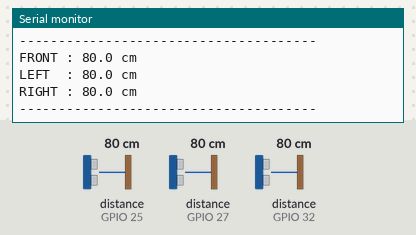
Bench run of a sketch on a simulated ESP32. Parts: the last lines printed to the serial monitor. Wiring (inferred from the names in the program): 3 × ultrasonic range finder: trigger GPIO 14, echo GPIO 27 / trigger GPIO 26, echo GPIO 25 / trigger GPIO 33, echo GPIO 32. Inputs (shaded band) come from the test bench; at power-on: distance to the obstacle (sensors on GPIO 25, GPIO 27, GPIO 32) 80 cm. The echo pulse lasts 58.3 µs per cm.

Above: at 1.4 s.
1.5 s: distance to the obstacle (sensor on GPIO 25) set to 2 cm
At 2.5 s:
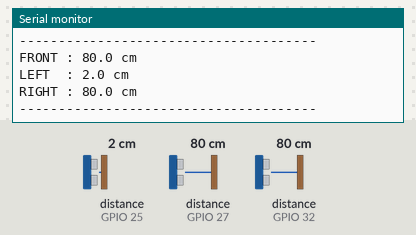
3.0 s: distance to the obstacle (sensor on GPIO 27) set to 2 cm
4.5 s: distance to the obstacle (sensor on GPIO 32) set to 2 cm
At 5.5 s:
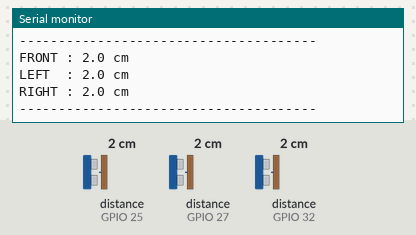
6.0 s: distance to the obstacle (sensor on GPIO 25) set to 4 cm
At 6.8 s:
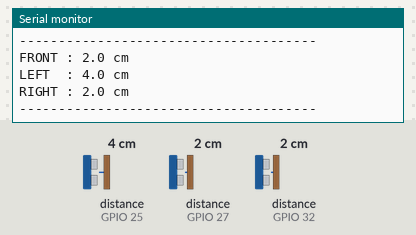
7.5 s: distance to the obstacle (sensor on GPIO 27) set to 4 cm
9.0 s: distance to the obstacle (sensor on GPIO 32) set to 4 cm
At 9.8 s:
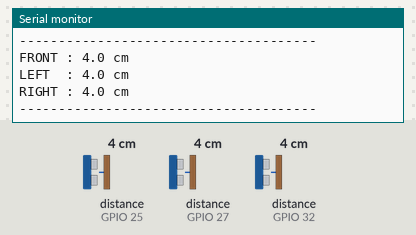
Timing chart, 0 to 11.5 s (numbered marks = the images above; inputs shaded):
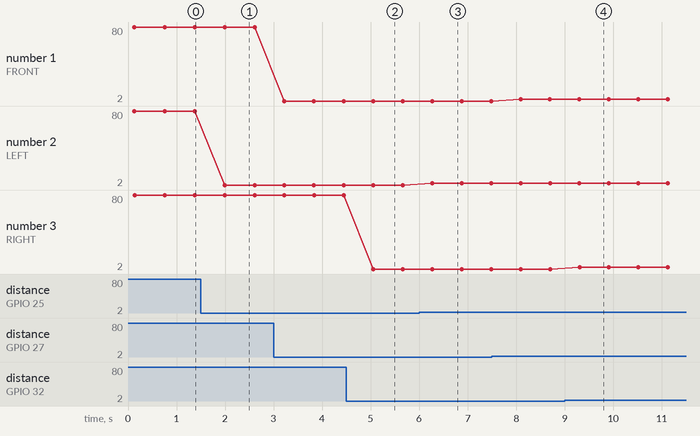

The sketch:

Ultrasonic_test_code.ino
```cpp
// ============================================================
// 3-ULTRASONIC SENSOR TEST
// ============================================================

// FRONT
#define FRONT_TRIG 14
#define FRONT_ECHO 27

// LEFT
#define LEFT_TRIG 26
#define LEFT_ECHO 25

// RIGHT
#define RIGHT_TRIG 33
#define RIGHT_ECHO 32

// Maximum time to wait for echo
#define ULTRASONIC_TIMEOUT 30000


// ============================================================
// READ ULTRASONIC DISTANCE
// ============================================================

float readDistance(int trigPin, int echoPin)
{
    // Make sure trigger is LOW
    digitalWrite(trigPin, LOW);
    delayMicroseconds(2);

    // Send 10 microsecond trigger pulse
    digitalWrite(trigPin, HIGH);
    delayMicroseconds(10);
    digitalWrite(trigPin, LOW);

    // Measure echo pulse
    unsigned long duration =
        pulseIn(
            echoPin,
            HIGH,
            ULTRASONIC_TIMEOUT
        );

    // No echo received
    if (duration == 0)
    {
        return -1;
    }

    // Calculate distance in cm
    float distance =
        (duration * 0.0343) / 2.0;

    return distance;
}


// ============================================================
// SETUP
// ============================================================

void setup()
{
    Serial.begin(115200);

    // --------------------------------------------------------
    // FRONT
    // --------------------------------------------------------

    pinMode(FRONT_TRIG, OUTPUT);
    pinMode(FRONT_ECHO, INPUT);

    // --------------------------------------------------------
    // LEFT
    // --------------------------------------------------------

    pinMode(LEFT_TRIG, OUTPUT);
    pinMode(LEFT_ECHO, INPUT);

    // --------------------------------------------------------
    // RIGHT
    // --------------------------------------------------------

    pinMode(RIGHT_TRIG, OUTPUT);
    pinMode(RIGHT_ECHO, INPUT);

    // Keep all trigger pins LOW
    digitalWrite(FRONT_TRIG, LOW);
    digitalWrite(LEFT_TRIG, LOW);
    digitalWrite(RIGHT_TRIG, LOW);

    Serial.println();
    Serial.println("======================================");
    Serial.println("     3 ULTRASONIC SENSOR TEST");
    Serial.println("======================================");

    Serial.println();
    Serial.println("Pin Configuration:");
    Serial.println("Front : TRIG = GPIO15 | ECHO = GPIO14");
    Serial.println("Left  : TRIG = GPIO26 | ECHO = GPIO25");
    Serial.println("Right : TRIG = GPIO33 | ECHO = GPIO32");

    Serial.println();
    Serial.println("Starting test...");
    Serial.println();
}


// ============================================================
// LOOP
// ============================================================

void loop()
{
    // --------------------------------------------------------
    // FRONT SENSOR
    // --------------------------------------------------------

    float frontDistance =
        readDistance(
            FRONT_TRIG,
            FRONT_ECHO
        );

    // Small delay to prevent ultrasonic interference
    delay(50);


    // --------------------------------------------------------
    // LEFT SENSOR
    // --------------------------------------------------------

    float leftDistance =
        readDistance(
            LEFT_TRIG,
            LEFT_ECHO
        );

    delay(50);


    // --------------------------------------------------------
    // RIGHT SENSOR
    // --------------------------------------------------------

    float rightDistance =
        readDistance(
            RIGHT_TRIG,
            RIGHT_ECHO
        );


    // ========================================================
    // PRINT RESULTS
    // ========================================================

    Serial.println("--------------------------------------");

    // FRONT
    Serial.print("FRONT : ");

    if (frontDistance < 0)
    {
        Serial.println("NO ECHO");
    }
    else
    {
        Serial.print(frontDistance, 1);
        Serial.println(" cm");
    }


    // LEFT
    Serial.print("LEFT  : ");

    if (leftDistance < 0)
    {
        Serial.println("NO ECHO");
    }
    else
    {
        Serial.print(leftDistance, 1);
        Serial.println(" cm");
    }


    // RIGHT
    Serial.print("RIGHT : ");

    if (rightDistance < 0)
    {
        Serial.println("NO ECHO");
    }
    else
    {
        Serial.print(rightDistance, 1);
        Serial.println(" cm");
    }

    Serial.println("--------------------------------------");

    delay(500);
}
```

Measured:
- after the input at 1.5 s, the serial monitor: prints a new line after 0.49 s (image 1)
- after the input at 4.5 s, the serial monitor: prints a new line after 0.55 s (image 2)
- after the input at 6.0 s, the serial monitor: prints a new line after 0.27 s (image 3)
- after the input at 9.0 s, the serial monitor: prints a new line after 0.31 s (image 4)
- plotted number 2: 80 → 2 after the input at 1.5 s, 2 → 4 after the input at 6.0 s
